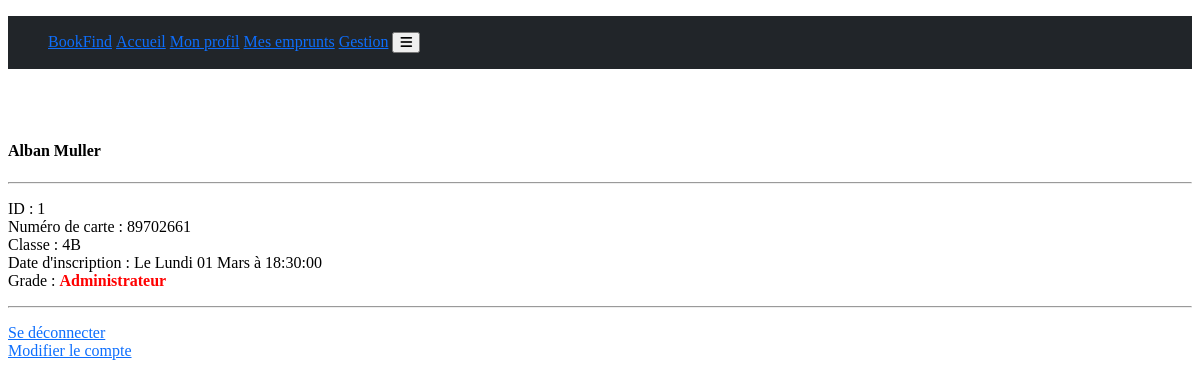
The app's page /profil.php?id=1 (signed in), older data.
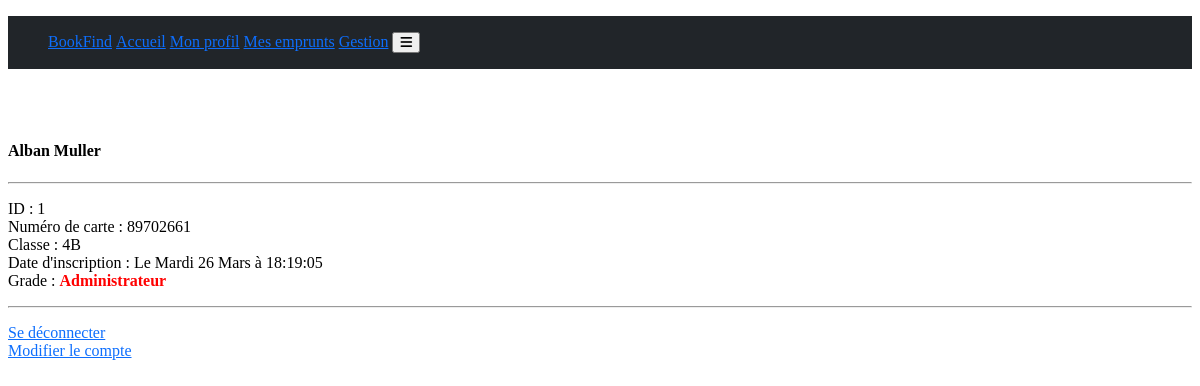
The same page, newer data.
### tables this page shows
CREATE TABLE `users` (
  `id` int(255) NOT NULL,
  `carte` int(8) NOT NULL,
  `classe` varchar(2) NOT NULL,
  `nom` varchar(50) NOT NULL,
  `prenom` varchar(25) NOT NULL,
  `mdp` text NOT NULL,
  `grade` int(1) NOT NULL DEFAULT 0,
  `date_j_lettre` varchar(255) NOT NULL,
  `date_j` varchar(2) NOT NULL,
  `date_m` varchar(2) NOT NULL,
  `date_a` varchar(4) NOT NULL,
  `heure_h` varchar(2) NOT NULL,
  `heure_m` varchar(2) NOT NULL,
  `heure_s` varchar(2) NOT NULL,
  `regles` int(1) NOT NULL,
  `pdc` int(1) NOT NULL,
  `nb_emprunt_max` int(255) NOT NULL DEFAULT 5,
  `nb_emprunt` int(255) NOT NULL DEFAULT 0,
  `theme` int(2) NOT NULL DEFAULT 0
);

### actions/users/showOneUsersProfilAction.php (called while the page is built)
<?php $id = $_GET['id'];
      $selectInfosFromUsers= $bdd->prepare('SELECT * FROM users WHERE id = ?');
      $selectInfosFromUsers->execute(array($id));
      $usersInfos = $selectInfosFromUsers->fetch();

### profil.php (the view, shortened to what this page needs)
<?php require 'actions/database.php';
      require 'actions/users/showOneUsersProfilAction.php';
      require 'actions/fonctions/transfoGradeIntVersText.php';
      require 'actions/fonctions/tradDateJourEnVersFr.php';
      require 'actions/fonctions/transDateMoisIntVersLettre.php'; ?>
<!DOCTYPE html>
<html lang="fr">
<head>
    <?php include 'includes/header.php' ?>
</head>
<body>
    <?php include 'includes/navbar.php'?>
    <br /><br />
    <?php if (isset($_GET['id'])) { ?>
    <?php
    if($selectInfosFromUsers->rowCount() >= 1){
?>
<div class="contour">
<div class="user-name"><h4><?= $usersInfos['prenom']; ?> <?= $usersInfos['nom']; ?></h4></div>
<hr />
<div class="user-infos">
    <p>
        ID : <?= $usersInfos['id']; ?><br />
        Numéro de carte : <?= $usersInfos['carte']; ?><br />
        Classe : <?= $usersInfos['classe']; ?><br />
        Date d'inscription : Le <?php DateJour($usersInfos['date_j_lettre']); ?> <?= $usersInfos['date_j'] ?> <?php DateMois($usersInfos['date_m']); ?> à <?= $usersInfos['heure_h'] ?>:<?= $usersInfos['heure_m'] ?>:<?= $usersInfos['heure_s'] ?><br />
        Grade : <?php Grade($usersInfos['grade']); ?>
    </p>
    <hr />
    <?php if ($usersInfos['id'] == $_SESSION['id']){ ?>
    <p>
            <a href="actions/users/logoutAction.php">Se déconnecter</a><br />
            <a href="updateProfil.php?id=<?= $_SESSION['id'] ?>">Modifier le compte</a>
    </p>
    <?php } ?>
</div>
</div>
<?php }else{ echo '<div class="msg msg-blue>"Aucun utilisateur avec l\'id n°' . $_GET["id"] . ' n\'a été trouvé.</div>'; }} ?>
</body>
</html>

### includes/header.php (shortened to what this page needs)
<link href="style/style0.css" rel="stylesheet">
<link href="../style/style0.css" rel="stylesheet">

### includes/navbar.php
<div class="navbar">
<div class="">
    <ul class="ul-nav">
    <div class="title-nav"></
        <p><li class="li-nav"><a href="">BookFind</a></li></p>
    </div>
    <div class="link-nav">
        <p><li class="li-nav"><a href="index.php">Accueil</a></li></p>
    </div>
    <?php if (!isset($_SESSION['auth'])) { ?>
    <div class="link-nav">
        <p><li class="li-nav"><a href="login.php">Se connecter</a></li></p>
    </div>
    <div class="link-nav">
        <p><li class="li-nav"><a href="signup.php">S'inscrire</a></li></p>
    </div>
    <?php } elseif (isset($_SESSION['auth'])) { ?>
    <div class="link-nav">
        <p><li class="li-nav"><a href="profil.php?id=<?= $_SESSION['id'] ?>">Mon profil</a></li></p>
    </div>
    <div class="link-nav">
        <p><li class="li-nav"><a href="">Mes emprunts</a></li></p>
    </div>
        <?php if ($_SESSION['grade'] > '0') { ?>
    <div class="link-nav">
        <p><li class="li-nav"><a href="gestion/index.php">Gestion</a></li></p>
    </div>
    <?php }} ?>
    <div class="button-nav">
        <p><li class="li-nav"><button class="" type="button" data-bs-toggle="collapse" data-bs-target="#navbarSupportedContent" aria-controls="navbarSupportedContent" aria-expanded="false" aribua-label="Toggle navigation"><i class="fa-solid fa-bars" ></i></button></li></p>
    </div>
</ul></div>
</div>

### actions/fonctions/tradDateJourEnVersFr.php (shortened to what this page needs)
<?php
function DateJour($date)
{
    switch ($date)
    {
    case 'Monday':
    echo 'Lundi';
    break;
    case 'Tuesday':
    echo 'Mardi';
    break;
    }
}

### actions/fonctions/transDateMoisIntVersLettre.php (shortened to what this page needs)
<?php
function DateMois($date)
{
    switch ($date)
    {
    case '03':
    echo 'Mars';
    break;
    }
}

### actions/fonctions/transfoGradeIntVersText.php (shortened to what this page needs)
<?php
function Grade($grade)
{
    switch ($grade)
    {
    case 1:
    echo '<span class="red strong">Administrateur</span>';
    break;
    }
}
?>

### style/style0.css (style rules this page uses)
.li-nav { display:block; display: inline-block }
.link-nav { display: inline-block }
.title-nav { display: inline-block }
.button-nav { display: inline-block; }
a { color:#0d6efd;text-decoration:underline }
body .navbar { background-color: #212529; }
.strong { font-weight: bold; }
.red { color: red; }

Row changes from the older to the newer data that the page shows:
changed users "Alban": date_j "01" → "26"; heure_m "30" → "19"; heure_s "00" → "05"
Text that changed along with them:
text no longer shown: "Lundi"
text now shown: "Mardi"
